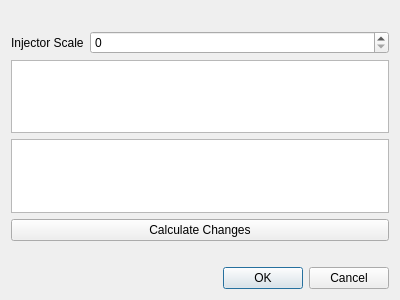
<?xml version="1.0" encoding="UTF-8"?>
<ui version="4.0">
 <class>InjectorDialog</class>
 <widget class="QDialog" name="InjectorDialog">
  <property name="geometry">
   <rect>
    <x>0</x>
    <y>0</y>
    <width>400</width>
    <height>300</height>
   </rect>
  </property>
  <property name="windowTitle">
   <string>Dialog</string>
  </property>
  <layout class="QVBoxLayout" name="verticalLayout_2">
   <item>
    <layout class="QVBoxLayout" name="verticalLayout">
     <property name="topMargin">
      <number>20</number>
     </property>
     <property name="bottomMargin">
      <number>20</number>
     </property>
     <item>
      <layout class="QFormLayout" name="formLayout">
       <item row="0" column="0">
        <widget class="QLabel" name="label">
         <property name="text">
          <string>Injector Scale</string>
         </property>
        </widget>
       </item>
       <item row="0" column="1">
        <widget class="QSpinBox" name="spinboxLatency"/>
       </item>
      </layout>
     </item>
     <item>
      <widget class="QTableWidget" name="tablewidgetLatency"/>
     </item>
     <item>
      <spacer name="verticalSpacer">
       <property name="orientation">
        <enum>Qt::Vertical</enum>
       </property>
       <property name="sizeHint" stdset="0">
        <size>
         <width>20</width>
         <height>40</height>
        </size>
       </property>
      </spacer>
     </item>
     <item>
      <widget class="QTableWidget" name="tablewidgetSmallIPW"/>
     </item>
     <item>
      <widget class="QPushButton" name="buttonCalculate">
       <property name="text">
        <string>Calculate Changes</string>
       </property>
      </widget>
     </item>
    </layout>
   </item>
   <item>
    <widget class="QDialogButtonBox" name="buttonBox">
     <property name="orientation">
      <enum>Qt::Horizontal</enum>
     </property>
     <property name="standardButtons">
      <set>QDialogButtonBox::Cancel|QDialogButtonBox::Ok</set>
     </property>
    </widget>
   </item>
  </layout>
 </widget>
 <resources/>
 <connections>
  <connection>
   <sender>buttonBox</sender>
   <signal>accepted()</signal>
   <receiver>InjectorDialog</receiver>
   <slot>accept()</slot>
   <hints>
    <hint type="sourcelabel">
     <x>248</x>
     <y>254</y>
    </hint>
    <hint type="destinationlabel">
     <x>157</x>
     <y>274</y>
    </hint>
   </hints>
  </connection>
  <connection>
   <sender>buttonBox</sender>
   <signal>rejected()</signal>
   <receiver>InjectorDialog</receiver>
   <slot>reject()</slot>
   <hints>
    <hint type="sourcelabel">
     <x>316</x>
     <y>260</y>
    </hint>
    <hint type="destinationlabel">
     <x>286</x>
     <y>274</y>
    </hint>
   </hints>
  </connection>
 </connections>
</ui>
